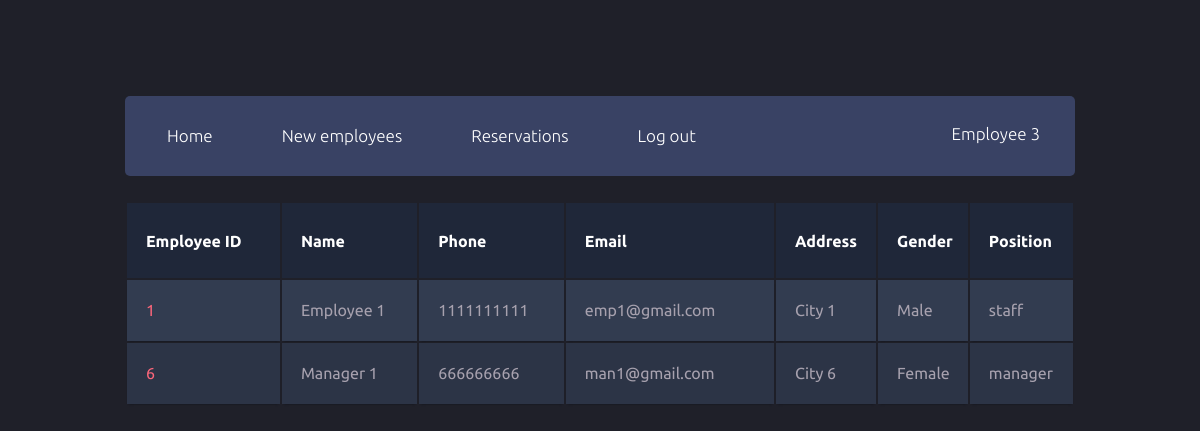
The page /managers/employees.php (signed in) on the database its author committed.
### tables this page shows
CREATE TABLE `Employees` (
  `empID` int(11) NOT NULL,
  `empName` varchar(100) DEFAULT NULL,
  `empPhone` varchar(20) DEFAULT NULL,
  `empEmail` varchar(100) NOT NULL,
  `empAddress` varchar(200) DEFAULT NULL,
  `empGender` varchar(45) DEFAULT NULL,
  `position` varchar(45) DEFAULT NULL,
  `password` varchar(200) NOT NULL,
  `Hotels_hotelID` int(11) NOT NULL
);

### managers/employees.php (the view, shortened to what this page needs)
<?php
    $empID = $_SESSION['empID'];
    include "../db_connect.php";
    $sql = "SELECT *
            from employees
            where hotels_hotelID = 1
            and empID != '$empID';";
    $result = $conn->query($sql);
?>
<!DOCTYPE html>
<html>
    <head>
        <link rel="stylesheet" href="menu.css">
        <link rel="stylesheet" href="table.css">
    </head>
    <body>
        <div class="main-container">
            <header class="block">
                <ul class="header-menu horizontal-list">
                    <li>
                        <a class="header-menu-tab" href="home.php"><span class="icon fontawesome-user scnd-font-color"></span>Home</a>
                    </li>
                    <li>
                        <a class="header-menu-tab" href="createEmployees.php"><span class="icon fontawesome-user scnd-font-color"></span>New employees</a>
                    </li>
                    <li>
                        <a class="header-menu-tab" href="reservations.php"><span class="icon fontawesome-star-empty scnd-font-color"></span>Reservations</a>
                    </li>
                    <li>
                        <a class="header-menu-tab" href="../account/logout.php"><span class="icon fontawesome-envelope scnd-font-color"></span>Log out</a>
                    </li>
                </ul>
                <div class="profile-menu">
                    <p><?php echo $_SESSION['empName']; ?> <a href=""><span class="entypo-down-open scnd-font-color"></span></a></p>
                </div>
            </header>
            <table class="container">
                <thead>
                    <tr>
                        <th><h1>Employee ID</h1></th>
                        <th><h1>Name</h1></th>
                        <th><h1>Phone</h1></th>
                        <th><h1>Email</h1></th>
                        <th><h1>Address</h1></th>
                        <th><h1>Gender</h1></th>
                        <th><h1>Position</h1></th>
                    </tr>
                </thead>
                <tbody>
                    <?php
                        if ($result->num_rows > 0) {
                            while ($row = $result->fetch_assoc()) {
                    ?>
                                <tr>
                                    <td><?php echo $row['empID']; ?> </td>
                                    <td><?php echo $row['empName']; ?> </td>
                                    <td><?php echo $row['empPhone']; ?> </td>
                                    <td><?php echo $row['empEmail']; ?> </td>
                                    <td><?php echo $row['empAddress']; ?> </td>
                                    <td><?php echo $row['empGender']; ?> </td>
                                    <td><?php echo $row['position']; ?> </td>
                                </tr>
                    <?php
                            }
                        }
                    ?>
                </tbody>
            </table>
        </div>
    </body>
</html>

### managers/menu.css (style rules this page uses)
[class*="fontawesome-"]:before { font-family: 'FontAwesome', sans-serif; }
* { -webkit-box-sizing: border-box; -moz-box-sizing: border-box; box-sizing: border-box; }
body { background: #1f2029; }
ul { list-style-type: none; margin: 0; padding-left: 0; }
h1 { font-size: 23px; }
p { font-size: 15px; }
a { text-decoration: none; font-size: 15px; }
h1, h2, p, a, span { color: #fff; }
.scnd-font-color { color: #9099b7; }
.horizontal-list { margin: 0; padding: 0; list-style-type: none; }
.horizontal-list li { float: left; }
.icon { font-size: 25px; }
.main-container { font-family: 'Ubuntu', sans-serif; width: 950px; height: 1725px; margin: 6em auto; }
header { height: 80px; }
.header-menu { font-size: 17px; line-height: 80px; }
.header-menu li { position: relative; -webkit-transform: translateZ(0); }
.header-menu-tab { padding: 0 27px; display: block; line-height: 74px; font-size: 17px; -webkit-transition: background .3s; transition: background .3s; }
.header-menu-tab .icon { padding-right: 15px; }
.profile-menu { float: right; height: 80px; padding-right: 20px; }
.profile-menu p { font-size: 17px; display: inline-block; line-height: 76px; margin: 0; padding-right: 10px; }
.profile-menu a { padding-left: 5px; }
.block { margin-bottom: 25px; background: #394264; border-radius: 5px; }

### managers/table.css (style rules this page uses)
body { font-family: 'Open Sans', sans-serif; font-weight: 300; line-height: 1.42em; color:#A7A1AE; background-color:#1F2029; }
h1 { font-size:3em; font-weight: 300; line-height:1em; text-align: center; color: #4DC3FA; }
.container th h1 { font-weight: bold; font-size: 1em; text-align: left; color: #fff; }
.container td { font-weight: normal; font-size: 1em; -webkit-box-shadow: 0 2px 2px -2px #0E1119; -moz-box-shadow: 0 2px 2px -2px #0E1119; box-shadow: 0 2px 2px -2px #0E1119; }
.container { text-align: left; overflow: hidden; width: 100%; margin: 0 auto; display: table; padding: 0 0 8em 0; }
.container td, .container th { padding-bottom: 2%; padding-top: 2%; padding-left:2%; }
.container tr:nth-child(odd) { background-color: #323C50; }
.container tr:nth-child(even) { background-color: #2C3446; }
.container th { background-color: #1F2739; }
.container td:first-child { color: #FB667A; }

### rows shown on the page
employees: empID "1", empName "Employee 1", empPhone "1111111111", empEmail "emp1@gmail.com", empAddress "City 1", empGender "Male", position "staff"
employees: empID "6", empName "Manager 1", empPhone "666666666", empEmail "man1@gmail.com", empAddress "City 6", empGender "Female", position "manager"

### other values the page prints
$_SESSION['empName'] "Employee 3"
